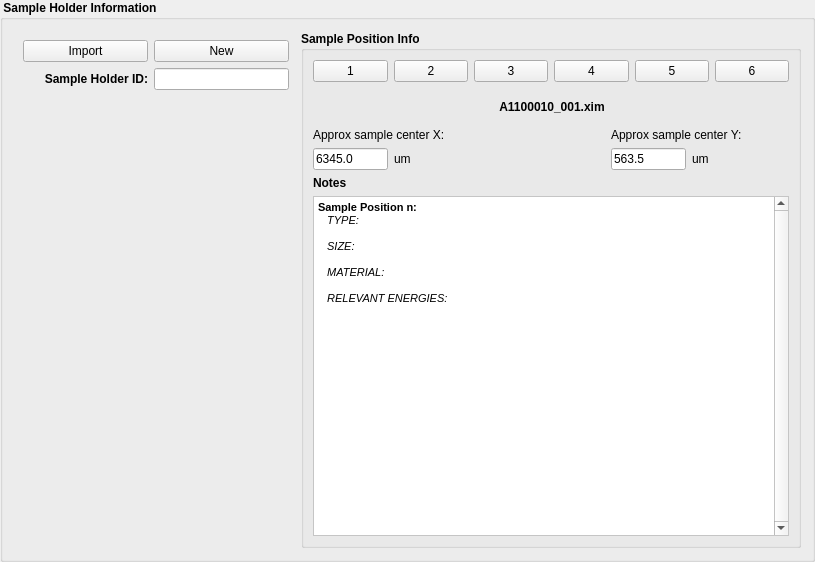
             <widget class="QGroupBox" name="sampleHolderGrpBox">
              <property name="enabled">
               <bool>true</bool>
              </property>
              <property name="minimumSize">
               <size>
                <width>36</width>
                <height>0</height>
               </size>
              </property>
              <property name="font">
               <font>
                <weight>75</weight>
                <bold>true</bold>
               </font>
              </property>
              <property name="styleSheet">
               <string notr="true">QGroupBox{
 border-color:rgb(0,0, 0);
}
</string>
              </property>
              <property name="title">
               <string> Sample Holder Information</string>
              </property>
              <layout class="QHBoxLayout" name="horizontalLayout_16">
               <item>
                <layout class="QVBoxLayout" name="verticalLayout_8">
                 <item>
                  <widget class="QWidget" name="widget" native="true">
                   <property name="minimumSize">
                    <size>
                     <width>281</width>
                     <height>65</height>
                    </size>
                   </property>
                   <property name="maximumSize">
                    <size>
                     <width>281</width>
                     <height>171</height>
                    </size>
                   </property>
                   <widget class="QWidget" name="layoutWidget">
                    <property name="geometry">
                     <rect>
                      <x>9</x>
                      <y>9</y>
                      <width>266</width>
                      <height>51</height>
                     </rect>
                    </property>
                    <layout class="QGridLayout" name="gridLayout_2">
                     <item row="2" column="0">
                      <widget class="QLabel" name="label_11">
                       <property name="minimumSize">
                        <size>
                         <width>125</width>
                         <height>0</height>
                        </size>
                       </property>
                       <property name="maximumSize">
                        <size>
                         <width>100</width>
                         <height>16777215</height>
                        </size>
                       </property>
                       <property name="font">
                        <font>
                         <weight>75</weight>
                         <bold>true</bold>
                        </font>
                       </property>
                       <property name="text">
                        <string>Sample Holder ID:</string>
                       </property>
                       <property name="alignment">
                        <set>Qt::AlignRight|Qt::AlignTrailing|Qt::AlignVCenter</set>
                       </property>
                      </widget>
                     </item>
                     <item row="2" column="1">
                      <widget class="QLineEdit" name="sesinfo_sampleHldrIDFld">
                       <property name="enabled">
                        <bool>true</bool>
                       </property>
                       <property name="maximumSize">
                        <size>
                         <width>150</width>
                         <height>16777215</height>
                        </size>
                       </property>
                      </widget>
                     </item>
                     <item row="1" column="0">
                      <widget class="QPushButton" name="sesinfo_importBtn">
                       <property name="enabled">
                        <bool>true</bool>
                       </property>
                       <property name="text">
                        <string>Import</string>
                       </property>
                      </widget>
                     </item>
                     <item row="1" column="1">
                      <widget class="QPushButton" name="newSampleHolderBtn">
                       <property name="enabled">
                        <bool>true</bool>
                       </property>
                       <property name="text">
                        <string>New</string>
                       </property>
                      </widget>
                     </item>
                    </layout>
                   </widget>
                  </widget>
                 </item>
                 <item>
                  <spacer name="verticalSpacer">
                   <property name="orientation">
                    <enum>Qt::Vertical</enum>
                   </property>
                   <property name="sizeHint" stdset="0">
                    <size>
                     <width>20</width>
                     <height>40</height>
                    </size>
                   </property>
                  </spacer>
                 </item>
                </layout>
               </item>
               <item>
                <widget class="QGroupBox" name="sampleInfoGrpBox">
                 <property name="enabled">
                  <bool>true</bool>
                 </property>
                 <property name="minimumSize">
                  <size>
                   <width>36</width>
                   <height>0</height>
                  </size>
                 </property>
                 <property name="maximumSize">
                  <size>
                   <width>500</width>
                   <height>16777215</height>
                  </size>
                 </property>
                 <property name="font">
                  <font>
                   <weight>75</weight>
                   <bold>true</bold>
                  </font>
                 </property>
                 <property name="title">
                  <string>Sample Position Info</string>
                 </property>
                 <layout class="QVBoxLayout" name="verticalLayout_13">
                  <item>
                   <layout class="QHBoxLayout" name="horizontalLayout_3">
                    <item>
                     <widget class="QPushButton" name="sesinfo_posBtn_1">
                      <property name="enabled">
                       <bool>true</bool>
                      </property>
                      <property name="text">
                       <string>1</string>
                      </property>
                     </widget>
                    </item>
                    <item>
                     <widget class="QPushButton" name="sesinfo_posBtn_2">
                      <property name="enabled">
                       <bool>true</bool>
                      </property>
                      <property name="text">
                       <string>2</string>
                      </property>
                     </widget>
                    </item>
                    <item>
                     <widget class="QPushButton" name="sesinfo_posBtn_3">
                      <property name="enabled">
                       <bool>true</bool>
                      </property>
                      <property name="text">
                       <string>3</string>
                      </property>
                     </widget>
                    </item>
                    <item>
                     <widget class="QPushButton" name="sesinfo_posBtn_4">
                      <property name="enabled">
                       <bool>true</bool>
                      </property>
                      <property name="text">
                       <string>4</string>
                      </property>
                     </widget>
                    </item>
                    <item>
                     <widget class="QPushButton" name="sesinfo_posBtn_5">
                      <property name="enabled">
                       <bool>true</bool>
                      </property>
                      <property name="text">
                       <string>5</string>
                      </property>
                     </widget>
                    </item>
                    <item>
                     <widget class="QPushButton" name="sesinfo_posBtn_6">
                      <property name="enabled">
                       <bool>true</bool>
                      </property>
                      <property name="text">
                       <string>6</string>
                      </property>
                     </widget>
                    </item>
                   </layout>
                  </item>
                  <item>
                   <layout class="QHBoxLayout" name="horizontalLayout_13">
                    <item>
                     <layout class="QVBoxLayout" name="verticalLayout_11">
                      <item>
                       <spacer name="verticalSpacer_3">
                        <property name="orientation">
                         <enum>Qt::Vertical</enum>
                        </property>
                        <property name="sizeHint" stdset="0">
                         <size>
                          <width>20</width>
                          <height>40</height>
                         </size>
                        </property>
                       </spacer>
                      </item>
                      <item>
                       <widget class="QLabel" name="label_10">
                        <property name="text">
                         <string>Approx sample center X:</string>
                        </property>
                       </widget>
                      </item>
                      <item>
                       <layout class="QHBoxLayout" name="horizontalLayout_14">
                        <item>
                         <widget class="QLineEdit" name="sesinfo_xcenterFld">
                          <property name="enabled">
                           <bool>true</bool>
                          </property>
                          <property name="maximumSize">
                           <size>
                            <width>75</width>
                            <height>16777215</height>
                           </size>
                          </property>
                          <property name="text">
                           <string>6345.0</string>
                          </property>
                         </widget>
                        </item>
                        <item>
                         <widget class="QLabel" name="label_17">
                          <property name="text">
                           <string>um</string>
                          </property>
                         </widget>
                        </item>
                       </layout>
                      </item>
                     </layout>
                    </item>
                    <item>
                     <spacer name="horizontalSpacer_4">
                      <property name="orientation">
                       <enum>Qt::Horizontal</enum>
                      </property>
                      <property name="sizeHint" stdset="0">
                       <size>
                        <width>40</width>
                        <height>20</height>
                       </size>
                      </property>
                     </spacer>
                    </item>
                    <item>
                     <layout class="QVBoxLayout" name="verticalLayout_6">
                      <item>
                       <widget class="QLabel" name="sesinfo_imgFnameLbl">
                        <property name="enabled">
                         <bool>true</bool>
                        </property>
                        <property name="font">
                         <font>
                          <weight>75</weight>
                          <bold>true</bold>
                         </font>
                        </property>
                        <property name="text">
                         <string>A1100010_001.xim</string>
                        </property>
                        <property name="textFormat">
                         <enum>Qt::LogText</enum>
                        </property>
                        <property name="alignment">
                         <set>Qt::AlignCenter</set>
                        </property>
                       </widget>
                      </item>
                      <item>
                       <widget class="QLabel" name="sesinfo_imgLbl">
                        <property name="enabled">
                         <bool>true</bool>
                        </property>
                        <property name="text">
                         <string/>
                        </property>
                        <property name="pixmap">
                         <pixmap>../data/a101207/A101207006.json.bmp</pixmap>
                        </property>
                       </widget>
                      </item>
                     </layout>
                    </item>
                    <item>
                     <layout class="QVBoxLayout" name="verticalLayout_12">
                      <item>
                       <spacer name="verticalSpacer_4">
                        <property name="orientation">
                         <enum>Qt::Vertical</enum>
                        </property>
                        <property name="sizeHint" stdset="0">
                         <size>
                          <width>20</width>
                          <height>40</height>
                         </size>
                        </property>
                       </spacer>
                      </item>
                      <item>
                       <widget class="QLabel" name="label_16">
                        <property name="text">
                         <string>Approx sample center Y:</string>
                        </property>
                       </widget>
                      </item>
                      <item>
                       <layout class="QHBoxLayout" name="horizontalLayout_15">
                        <item>
                         <widget class="QLineEdit" name="sesinfo_ycenterFld">
                          <property name="enabled">
                           <bool>true</bool>
                          </property>
                          <property name="maximumSize">
                           <size>
                            <width>75</width>
                            <height>16777215</height>
                           </size>
                          </property>
                          <property name="text">
                           <string>563.5</string>
                          </property>
                         </widget>
                        </item>
                        <item>
                         <widget class="QLabel" name="label_18">
                          <property name="text">
                           <string>um</string>
                          </property>
                         </widget>
                        </item>
                       </layout>
                      </item>
                     </layout>
                    </item>
                    <item>
                     <spacer name="horizontalSpacer_5">
                      <property name="orientation">
                       <enum>Qt::Horizontal</enum>
                      </property>
                      <property name="sizeHint" stdset="0">
                       <size>
                        <width>40</width>
                        <height>20</height>
                       </size>
                      </property>
                     </spacer>
                    </item>
                   </layout>
                  </item>
                  <item>
                   <layout class="QVBoxLayout" name="verticalLayout_7">
                    <item>
                     <widget class="QLabel" name="label_2">
                      <property name="font">
                       <font>
                        <weight>75</weight>
                        <bold>true</bold>
                       </font>
                      </property>
                      <property name="text">
                       <string>Notes</string>
                      </property>
                     </widget>
                    </item>
                    <item>
                     <widget class="QTextEdit" name="sesinfo_notesEdtFld">
                      <property name="enabled">
                       <bool>true</bool>
                      </property>
                      <property name="minimumSize">
                       <size>
                        <width>0</width>
                        <height>340</height>
                       </size>
                      </property>
                      <property name="palette">
                       <palette>
                        <active>
                         <colorrole role="Button">
                          <brush brushstyle="SolidPattern">
                           <color alpha="255">
                            <red>255</red>
                            <green>255</green>
                            <blue>255</blue>
                           </color>
                          </brush>
                         </colorrole>
                         <colorrole role="Base">
                          <brush brushstyle="SolidPattern">
                           <color alpha="255">
                            <red>255</red>
                            <green>255</green>
                            <blue>255</blue>
                           </color>
                          </brush>
                         </colorrole>
                         <colorrole role="Window">
                          <brush brushstyle="SolidPattern">
                           <color alpha="255">
                            <red>255</red>
                            <green>255</green>
                            <blue>255</blue>
                           </color>
                          </brush>
                         </colorrole>
                        </active>
                        <inactive>
                         <colorrole role="Button">
                          <brush brushstyle="SolidPattern">
                           <color alpha="255">
                            <red>255</red>
                            <green>255</green>
                            <blue>255</blue>
                           </color>
                          </brush>
                         </colorrole>
                         <colorrole role="Base">
                          <brush brushstyle="SolidPattern">
                           <color alpha="255">
                            <red>255</red>
                            <green>255</green>
                            <blue>255</blue>
                           </color>
                          </brush>
                         </colorrole>
                         <colorrole role="Window">
                          <brush brushstyle="SolidPattern">
                           <color alpha="255">
                            <red>255</red>
                            <green>255</green>
                            <blue>255</blue>
                           </color>
                          </brush>
                         </colorrole>
                        </inactive>
                        <disabled>
                         <colorrole role="Button">
                          <brush brushstyle="SolidPattern">
                           <color alpha="255">
                            <red>255</red>
                            <green>255</green>
                            <blue>255</blue>
                           </color>
                          </brush>
                         </colorrole>
                         <colorrole role="Base">
                          <brush brushstyle="SolidPattern">
                           <color alpha="255">
                            <red>255</red>
                            <green>255</green>
                            <blue>255</blue>
                           </color>
                          </brush>
                         </colorrole>
                         <colorrole role="Window">
                          <brush brushstyle="SolidPattern">
                           <color alpha="255">
                            <red>255</red>
                            <green>255</green>
                            <blue>255</blue>
                           </color>
                          </brush>
                         </colorrole>
                        </disabled>
                       </palette>
                      </property>
                      <property name="verticalScrollBarPolicy">
                       <enum>Qt::ScrollBarAlwaysOn</enum>
                      </property>
                      <property name="html">
                       <string>&lt;!DOCTYPE HTML PUBLIC &quot;-//W3C//DTD HTML 4.0//EN&quot; &quot;http://www.w3.org/TR/REC-html40/strict.dtd&quot;&gt;
&lt;html&gt;&lt;head&gt;&lt;meta name=&quot;qrichtext&quot; content=&quot;1&quot; /&gt;&lt;style type=&quot;text/css&quot;&gt;
p, li { white-space: pre-wrap; }
&lt;/style&gt;&lt;/head&gt;&lt;body style=&quot; font-family:'MS Shell Dlg 2'; font-size:8.25pt; font-weight:400; font-style:normal;&quot;&gt;
&lt;p style=&quot; margin-top:0px; margin-bottom:0px; margin-left:0px; margin-right:0px; -qt-block-indent:0; text-indent:0px;&quot;&gt;&lt;span style=&quot; font-size:8pt; font-weight:600;&quot;&gt;Sample Position n:&lt;/span&gt;&lt;/p&gt;
&lt;p style=&quot; margin-top:0px; margin-bottom:0px; margin-left:0px; margin-right:0px; -qt-block-indent:0; text-indent:0px;&quot;&gt;&lt;span style=&quot; font-size:8pt;&quot;&gt;   &lt;/span&gt;&lt;span style=&quot; font-size:8pt; font-style:italic;&quot;&gt;TYPE:&lt;/span&gt;&lt;/p&gt;
&lt;p style=&quot;-qt-paragraph-type:empty; margin-top:0px; margin-bottom:0px; margin-left:0px; margin-right:0px; -qt-block-indent:0; text-indent:0px; font-size:8pt; font-style:italic;&quot;&gt;&lt;/p&gt;
&lt;p style=&quot; margin-top:0px; margin-bottom:0px; margin-left:0px; margin-right:0px; -qt-block-indent:0; text-indent:0px;&quot;&gt;&lt;span style=&quot; font-size:8pt; font-style:italic;&quot;&gt;   SIZE:&lt;/span&gt;&lt;/p&gt;
&lt;p style=&quot;-qt-paragraph-type:empty; margin-top:0px; margin-bottom:0px; margin-left:0px; margin-right:0px; -qt-block-indent:0; text-indent:0px; font-size:8pt; font-style:italic;&quot;&gt;&lt;/p&gt;
&lt;p style=&quot; margin-top:0px; margin-bottom:0px; margin-left:0px; margin-right:0px; -qt-block-indent:0; text-indent:0px;&quot;&gt;&lt;span style=&quot; font-size:8pt; font-style:italic;&quot;&gt;   MATERIAL:&lt;/span&gt;&lt;/p&gt;
&lt;p style=&quot;-qt-paragraph-type:empty; margin-top:0px; margin-bottom:0px; margin-left:0px; margin-right:0px; -qt-block-indent:0; text-indent:0px; font-size:8pt; font-style:italic;&quot;&gt;&lt;/p&gt;
&lt;p style=&quot; margin-top:0px; margin-bottom:0px; margin-left:0px; margin-right:0px; -qt-block-indent:0; text-indent:0px;&quot;&gt;&lt;span style=&quot; font-size:8pt; font-style:italic;&quot;&gt;   RELEVANT ENERGIES:&lt;/span&gt;&lt;/p&gt;
&lt;p style=&quot;-qt-paragraph-type:empty; margin-top:0px; margin-bottom:0px; margin-left:0px; margin-right:0px; -qt-block-indent:0; text-indent:0px; font-size:8pt;&quot;&gt;&lt;/p&gt;&lt;/body&gt;&lt;/html&gt;</string>
                      </property>
                     </widget>
                    </item>
                   </layout>
                  </item>
                 </layout>
                </widget>
               </item>
              </layout>
             </widget>
